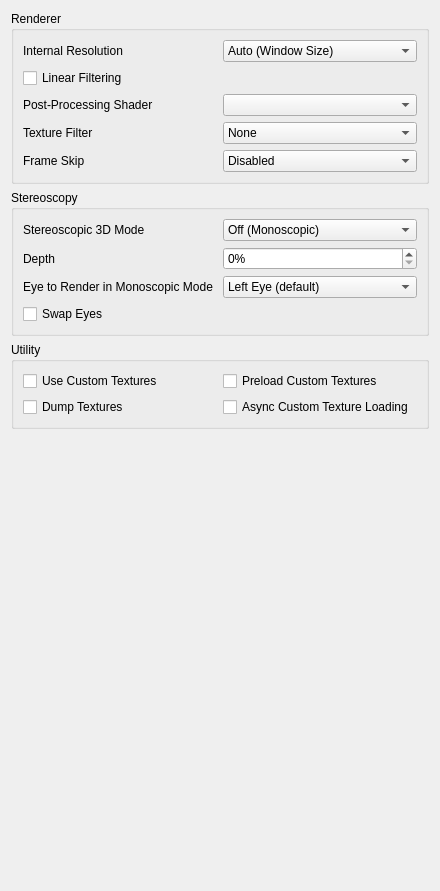
<?xml version="1.0" encoding="UTF-8"?>
<ui version="4.0">
 <class>ConfigureEnhancements</class>
 <widget class="QWidget" name="ConfigureEnhancements">
  <property name="geometry">
   <rect>
    <x>0</x>
    <y>0</y>
    <width>440</width>
    <height>891</height>
   </rect>
  </property>
  <property name="minimumSize">
   <size>
    <width>0</width>
    <height>0</height>
   </size>
  </property>
  <property name="windowTitle">
   <string>Form</string>
  </property>
  <layout class="QVBoxLayout" name="verticalLayout_2">
   <item>
    <widget class="QGroupBox" name="rendererBox">
     <property name="title">
      <string>Renderer</string>
     </property>
     <layout class="QVBoxLayout" name="verticalLayout_3">
      <item>
       <widget class="QWidget" name="widget_resolution" native="true">
        <layout class="QHBoxLayout" name="horizontalLayout_1">
         <property name="leftMargin">
          <number>0</number>
         </property>
         <property name="topMargin">
          <number>0</number>
         </property>
         <property name="rightMargin">
          <number>0</number>
         </property>
         <property name="bottomMargin">
          <number>0</number>
         </property>
         <item>
          <widget class="QLabel" name="resolution_label">
           <property name="toolTip">
            <string>&lt;html&gt;&lt;head/&gt;&lt;body&gt;&lt;p&gt;Specifies the resolution used to render at. Higher resolutions improve visual quality, but may impact performance and cause glitches in certain games.&lt;/p&gt;&lt;/body&gt;&lt;/html&gt;</string>
           </property>
           <property name="text">
            <string>Internal Resolution</string>
           </property>
          </widget>
         </item>
         <item>
          <widget class="QComboBox" name="resolution_factor_combobox">
           <item>
            <property name="text">
             <string>Auto (Window Size)</string>
            </property>
           </item>
           <item>
            <property name="text">
             <string>Native (400x240)</string>
            </property>
           </item>
           <item>
            <property name="text">
             <string>2x Native (800x480)</string>
            </property>
           </item>
           <item>
            <property name="text">
             <string>3x Native (1200x720)</string>
            </property>
           </item>
           <item>
            <property name="text">
             <string>4x Native (1600x960)</string>
            </property>
           </item>
           <item>
            <property name="text">
             <string>5x Native (2000x1200)</string>
            </property>
           </item>
           <item>
            <property name="text">
             <string>6x Native (2400x1440)</string>
            </property>
           </item>
           <item>
            <property name="text">
             <string>7x Native (2800x1680)</string>
            </property>
           </item>
           <item>
            <property name="text">
             <string>8x Native (3200x1920)</string>
            </property>
           </item>
           <item>
            <property name="text">
             <string>9x Native (3600x2160)</string>
            </property>
           </item>
           <item>
            <property name="text">
             <string>10x Native (4000x2400)</string>
            </property>
           </item>
           <item>
            <property name="text">
             <string>11x Native (4400x2640)</string>
            </property>
           </item>
           <item>
            <property name="text">
             <string>12x Native (4800x2880)</string>
            </property>
           </item>
           <item>
            <property name="text">
             <string>13x Native (5200x3120)</string>
            </property>
           </item>
           <item>
            <property name="text">
             <string>14x Native (5600x3360)</string>
            </property>
           </item>
           <item>
            <property name="text">
             <string>15x Native (6000x3600)</string>
            </property>
           </item>
           <item>
            <property name="text">
             <string>16x Native (6400x3840)</string>
            </property>
           </item>
           <item>
            <property name="text">
             <string>17x Native (6800x4080)</string>
            </property>
           </item>
           <item>
            <property name="text">
             <string>18x Native (7200x4320)</string>
            </property>
           </item>
           <item>
            <property name="text">
             <string>19x Native (7600x4560)</string>
            </property>
           </item>
           <item>
            <property name="text">
             <string>20x Native (8000x4800)</string>
            </property>
           </item>
          </widget>
         </item>
        </layout>
       </widget>
      </item>
      <item>
       <widget class="QCheckBox" name="toggle_linear_filter">
        <property name="toolTip">
         <string>&lt;html&gt;&lt;head/&gt;&lt;body&gt;&lt;p&gt;Enables linear filtering, which causes game visuals to appear smoother.&lt;/p&gt;&lt;/body&gt;&lt;/html&gt;</string>
        </property>
        <property name="text">
         <string>Linear Filtering</string>
        </property>
       </widget>
      </item>
      <item>
       <widget class="QWidget" name="widget_shader" native="true">
        <layout class="QHBoxLayout" name="horizontalLayout_2">
         <property name="leftMargin">
          <number>0</number>
         </property>
         <property name="topMargin">
          <number>0</number>
         </property>
         <property name="rightMargin">
          <number>0</number>
         </property>
         <property name="bottomMargin">
          <number>0</number>
         </property>
         <item>
          <widget class="QLabel" name="shader_label">
           <property name="text">
            <string>Post-Processing Shader</string>
           </property>
          </widget>
         </item>
         <item>
          <widget class="QComboBox" name="shader_combobox"/>
         </item>
        </layout>
       </widget>
      </item>
      <item>
       <widget class="QWidget" name="widget_texture_filter" native="true">
        <layout class="QHBoxLayout" name="horizontalLayout_3">
         <property name="leftMargin">
          <number>0</number>
         </property>
         <property name="topMargin">
          <number>0</number>
         </property>
         <property name="rightMargin">
          <number>0</number>
         </property>
         <property name="bottomMargin">
          <number>0</number>
         </property>
         <item>
          <widget class="QLabel" name="texture_filter_label">
           <property name="toolTip">
            <string>&lt;html&gt;&lt;head/&gt;&lt;body&gt;&lt;p&gt;Enhances the visuals of games by applying a filter to textures.&lt;/p&gt;&lt;p&gt;May slightly impact performance.&lt;/p&gt;&lt;/body&gt;&lt;/html&gt;</string>
           </property>
           <property name="text">
            <string>Texture Filter</string>
           </property>
          </widget>
         </item>
         <item>
          <widget class="QComboBox" name="texture_filter_combobox">
           <item>
            <property name="text">
             <string>None</string>
            </property>
           </item>
           <item>
            <property name="text">
             <string>Anime4K Ultrafast</string>
            </property>
           </item>
           <item>
            <property name="text">
             <string>Bicubic</string>
            </property>
           </item>
           <item>
            <property name="text">
             <string>ScaleForce</string>
            </property>
           </item>
           <item>
            <property name="text">
             <string>xBRZ Freescale</string>
            </property>
           </item>
           <item>
            <property name="text">
             <string>MMPX</string>
            </property>
           </item>
          </widget>
         </item>
        </layout>
       </widget>
      </item>
      <item>
       <widget class="QWidget" name="widget_frame_skip" native="true">
        <layout class="QHBoxLayout" name="horizontalLayout_4">
         <property name="leftMargin">
          <number>0</number>
         </property>
         <property name="topMargin">
          <number>0</number>
         </property>
         <property name="rightMargin">
          <number>0</number>
         </property>
         <property name="bottomMargin">
          <number>0</number>
         </property>
         <item>
          <widget class="QLabel" name="frame_skip_label">
           <property name="toolTip">
            <string>&lt;html&gt;&lt;head/&gt;&lt;body&gt;&lt;p&gt;The number of frames to skip.&lt;/p&gt;&lt;p&gt;May not work well with Realtime Audio enabled. Experimental.&lt;/p&gt;&lt;/body&gt;&lt;/html&gt;</string>
           </property>
           <property name="text">
            <string>Frame Skip</string>
           </property>
          </widget>
         </item>
         <item>
          <widget class="QComboBox" name="frame_skip_combobox">
           <item>
            <property name="text">
             <string>Disabled</string>
            </property>
           </item>
           <item>
            <property name="text">
             <string>x2</string>
            </property>
           </item>
           <item>
            <property name="text">
             <string>x4</string>
            </property>
           </item>
           <item>
            <property name="text">
             <string>x8</string>
            </property>
           </item>
           <item>
            <property name="text">
             <string>x16</string>
            </property>
           </item>
          </widget>
         </item>
        </layout>
       </widget>
      </item>
     </layout>
    </widget>
   </item>
   <item>
    <widget class="QGroupBox" name="stereo_group">
     <property name="title">
      <string>Stereoscopy</string>
     </property>
     <layout class="QVBoxLayout" name="verticalLayout_4">
      <item>
       <layout class="QHBoxLayout" name="horizontalLayout_5">
        <item>
         <widget class="QLabel" name="label_4">
          <property name="text">
           <string>Stereoscopic 3D Mode</string>
          </property>
         </widget>
        </item>
        <item>
         <widget class="QComboBox" name="render_3d_combobox">
          <item>
           <property name="text">
            <string>Off (Monoscopic)</string>
           </property>
          </item>
          <item>
           <property name="text">
            <string>Side by Side</string>
           </property>
          </item>
          <item>
           <property name="text">
            <string>Side by Side Full Width</string>
           </property>
          </item>
          <item>
           <property name="text">
            <string>Anaglyph</string>
           </property>
          </item>
          <item>
           <property name="text">
            <string>Interlaced</string>
           </property>
          </item>
          <item>
           <property name="text">
            <string>Reverse Interlaced</string>
           </property>
          </item>
         </widget>
        </item>
       </layout>
      </item>
      <item>
       <layout class="QHBoxLayout" name="horizontalLayout_6">
        <item>
         <widget class="QLabel" name="label_3">
           <property name="toolTip">
            <string>&lt;html&gt;&lt;head/&gt;&lt;body&gt;&lt;p&gt;Specifies the amount of 3D depth. This should be set to higher than 0% when Stereoscopic 3D is enabled.&lt;/p&gt;&lt;/body&gt;&lt;/html&gt;</string>
           </property>
          <property name="text">
           <string>Depth</string>
          </property>
         </widget>
        </item>
        <item>
         <widget class="QSpinBox" name="factor_3d">
          <property name="suffix">
           <string>%</string>
          </property>
          <property name="minimum">
           <number>0</number>
          </property>
          <property name="maximum">
           <number>255</number>
          </property>
          <property name="value">
           <number>0</number>
          </property>
         </widget>
        </item>
       </layout>
      </item>
      <item>
       <layout class="QHBoxLayout" name="horizontalLayout_7">
        <item>
         <widget class="QLabel" name="label_6">
          <property name="toolTip">
           <string>&lt;html&gt;&lt;head/&gt;&lt;body&gt;&lt;p&gt;Change default eye to render when Stereoscopic 3D Mode is set to Off.&lt;/p&gt;&lt;/body&gt;&lt;/html&gt;</string>
          </property>
          <property name="text">
           <string>Eye to Render in Monoscopic Mode</string>
          </property>
         </widget>
        </item>
        <item>
         <widget class="QComboBox" name="mono_rendering_eye">
          <item>
           <property name="text">
            <string>Left Eye (default)</string>
           </property>
          </item>
          <item>
           <property name="text">
            <string>Right Eye</string>
           </property>
          </item>
         </widget>
        </item>
       </layout>
      </item>
      <item>
       <widget class="QCheckBox" name="swap_eyes_3d">
        <property name="toolTip">
         <string>&lt;html&gt;&lt;head/&gt;&lt;body&gt;&lt;p&gt;Swaps which eye is shown where. Combine with 'Side by Side' Stereoscopic 3D Mode and cross your eyes to experience 3D with no equipment.&lt;/p&gt;&lt;/body&gt;&lt;/html&gt;</string>
        </property>
        <property name="text">
         <string>Swap Eyes</string>
        </property>
       </widget>
      </item>
     </layout>
    </widget>
   </item>
   <item>
    <widget class="QGroupBox" name="utilityBox">
     <property name="title">
      <string>Utility</string>
     </property>
     <layout class="QGridLayout" name="gridLayout_1">
      <item row="1" column="0">
       <widget class="QCheckBox" name="toggle_custom_textures">
        <property name="toolTip">
         <string>&lt;html&gt;&lt;head/&gt;&lt;body&gt;&lt;p&gt;Replace textures with PNG files.&lt;/p&gt;&lt;p&gt;Textures are loaded from load/textures/[Title ID]/.&lt;/p&gt;&lt;/body&gt;&lt;/html&gt;</string>
        </property>
        <property name="text">
         <string>Use Custom Textures</string>
        </property>
       </widget>
      </item>
      <item row="2" column="0">
       <widget class="QCheckBox" name="toggle_dump_textures">
        <property name="toolTip">
         <string>&lt;html&gt;&lt;head/&gt;&lt;body&gt;&lt;p&gt;Dump textures to PNG files.&lt;/p&gt;&lt;p&gt;Textures are dumped to dump/textures/[Title ID]/.&lt;/p&gt;&lt;/body&gt;&lt;/html&gt;</string>
        </property>
        <property name="text">
         <string>Dump Textures</string>
        </property>
       </widget>
      </item>
      <item row="1" column="1">
       <widget class="QCheckBox" name="toggle_preload_textures">
        <property name="toolTip">
         <string>&lt;html&gt;&lt;head/&gt;&lt;body&gt;&lt;p&gt;Load all custom textures into memory rather than when the game requires them. Not recommended for devices with less than 8GB of RAM. 12GB+ recommended.&lt;/p&gt;&lt;/body&gt;&lt;/html&gt;</string>
        </property>
        <property name="text">
         <string>Preload Custom Textures</string>
        </property>
       </widget>
      </item>
      <item row="2" column="1">
       <widget class="QCheckBox" name="toggle_async_custom_loading">
        <property name="toolTip">
         <string>&lt;html&gt;&lt;head/&gt;&lt;body&gt;&lt;p&gt;Load custom textures asynchronously with background threads to reduce loading stutter&lt;/p&gt;&lt;/body&gt;&lt;/html&gt;</string>
        </property>
        <property name="text">
         <string>Async Custom Texture Loading</string>
        </property>
       </widget>
      </item>
     </layout>
    </widget>
   </item>
   <item>
    <spacer name="verticalSpacer">
     <property name="orientation">
      <enum>Qt::Vertical</enum>
     </property>
     <property name="sizeHint" stdset="0">
      <size>
       <width>20</width>
       <height>270</height>
      </size>
     </property>
    </spacer>
   </item>
  </layout>
 </widget>
 <tabstops>
  <tabstop>resolution_factor_combobox</tabstop>
  <tabstop>toggle_linear_filter</tabstop>
  <tabstop>shader_combobox</tabstop>
  <tabstop>texture_filter_combobox</tabstop>
  <tabstop>frame_skip_combobox</tabstop>
  <tabstop>render_3d_combobox</tabstop>
  <tabstop>factor_3d</tabstop>
  <tabstop>mono_rendering_eye</tabstop>
  <tabstop>toggle_custom_textures</tabstop>
  <tabstop>toggle_dump_textures</tabstop>
  <tabstop>toggle_preload_textures</tabstop>
 </tabstops>
 <resources/>
 <connections/>
</ui>
